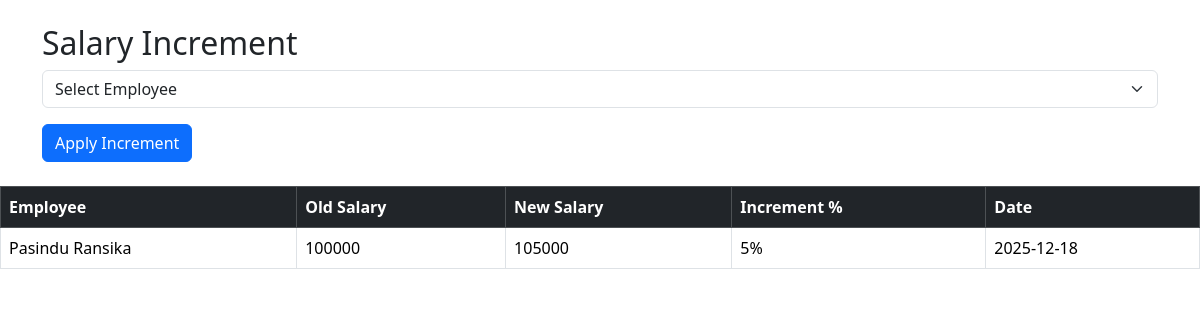
The page /admin/salary_increment.php (signed in) on the database its author committed.
### tables this page shows
CREATE TABLE `salary_history` (
  `id` int(11) NOT NULL,
  `employee_id` int(11) NOT NULL,
  `old_salary` int(11) NOT NULL,
  `new_salary` int(11) NOT NULL,
  `increment_percent` int(11) NOT NULL,
  `increment_date` date NOT NULL
);

CREATE TABLE `users` (
  `id` int(11) NOT NULL,
  `name` varchar(100) NOT NULL,
  `email` varchar(100) NOT NULL,
  `password` varchar(255) NOT NULL,
  `role` enum('admin','employee') NOT NULL
);

### admin/salary_increment.php (the view, shortened to what this page needs)
<?php
include "../config/db.php";
?>
<!DOCTYPE html>
<html>
<head>
<link href="https://cdn.jsdelivr.net/npm/bootstrap@5.3.2/dist/css/bootstrap.min.css" rel="stylesheet">
</head>
<body>
<div class="container mt-4">
<h2>Salary Increment</h2>
<form method="POST">
<select name="employee_id" class="form-select mb-3" required>
<option value="">Select Employee</option>
</select>
<button name="increment" class="btn btn-primary">
Apply Increment
</button>
</form>
</div>
</body>
</html>
<?php
$history = $conn->query("
SELECT u.name, h.old_salary, h.new_salary,
       h.increment_percent, h.increment_date
FROM salary_history h
JOIN employees e ON h.employee_id = e.id
JOIN users u ON e.user_id = u.id
ORDER BY h.increment_date DESC
");
?>
<table class="table table-bordered mt-4">
<thead class="table-dark">
<tr>
<th>Employee</th>
<th>Old Salary</th>
<th>New Salary</th>
<th>Increment %</th>
<th>Date</th>
</tr>
</thead>
<tbody>
<?php while ($r = $history->fetch_assoc()): ?>
<tr>
<td><?= $r['name'] ?></td>
<td><?= $r['old_salary'] ?></td>
<td><?= $r['new_salary'] ?></td>
<td><?= $r['increment_percent'] ?>%</td>
<td><?= $r['increment_date'] ?></td>
</tr>
<?php endwhile; ?>
</tbody>
</table>

### rows shown on the page
salary_history: users.name "Pasindu Ransika", old_salary "100000", new_salary "105000", increment_percent "5", increment_date "2025-12-18"
